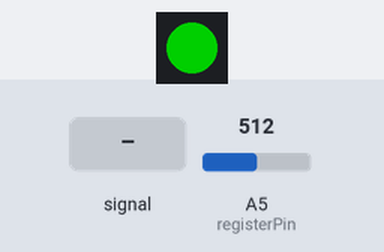
This sketch was run on a simulated Arduino Uno, built with avr-gcc and run on an emulated ATmega328P. Parts: 1 RGB LEDs in strip order, left to right. Inputs (shaded band) come from the test bench; at power-on: A5 (registerPin) = 512. Dim RGB values are drawn brighter than linear; the strip is taken to match the declared colour order.

Above: at 1.2 s.
1.3 s: A5 (registerPin) fed a 200 Hz sine of ±460 counts around its level
At 2.85 s:
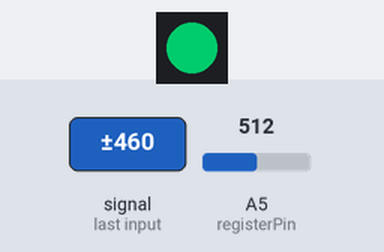
4.3 s: A5 (registerPin) set to 490
At 4.65 s:
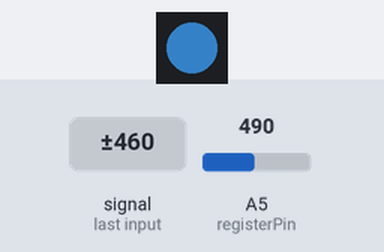
7.3 s: A5 (registerPin) set to 190
At 7.65 s:
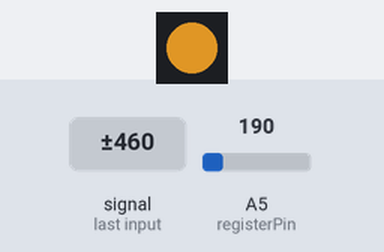
10.3 s: A5 (registerPin) set to 510
At 10.66 s:
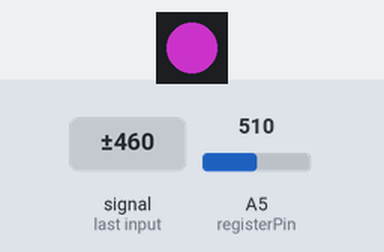
13.3 s: A5 (registerPin) fed a 1000 Hz sine of ±255 counts around its level
At 16.81 s:
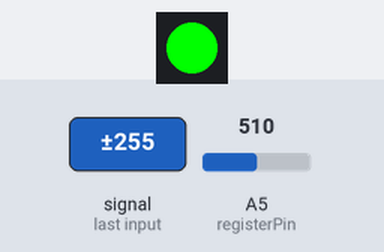
Timing chart, 0 to 17.3 s (numbered marks = the images above; inputs shaded):
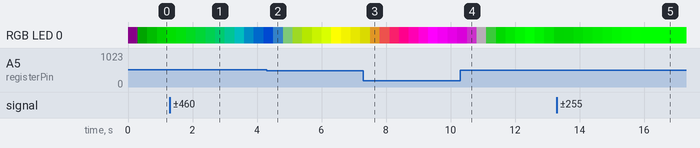

The sketch:

ForLika-register.ino
```cpp
#define LEDNUM 1
#define LEDPIN 5
#define SPEED 0.05
#define TOP 255
#define BOTTOM 10

#include <Adafruit_NeoPixel.h>

Adafruit_NeoPixel strip = Adafruit_NeoPixel(LEDNUM, LEDPIN, NEO_RGB + NEO_KHZ800);

int registerPin = A5;
int registerValue = 0;

float LedValue[LEDNUM][3] = {{}};  //{r, g, b}
int LedState[LEDNUM] = {}; //0: purple{255, 0, 255}, 1: red{255, 0, 0}, 2: yellow{255, 255, 0}, 3: green{0, 255, 0}, 4: clay{0, 255, 255}, 5: blue{0, 0, 255}
int change[LEDNUM] = {};
float lightSpeed[LEDNUM] = {};
int chState = 0;
bool changedLightComplite[LEDNUM] = {};
bool flag = false;

int loopCount = 0;

void setup() {
  // put your setup code here, to run once:
  Serial.begin(9600);
  pinMode(LEDPIN, OUTPUT);
  pinMode(registerPin, INPUT_PULLUP);

  //initial change
  for(int i = 0; i < LEDNUM; i++)
    change[i] = -1;

  //initial state
  for(int i = 0; i < LEDNUM; i++)
    LedState[i] = i%6;

  //initial speed
  for(int i = 0; i < LEDNUM; i++)
    lightSpeed[i] = SPEED;

  //initial changedLightComplite
  for(int i = 0; i < LEDNUM; i++)
    changedLightComplite[i] = true;

  strip.begin();
  strip.show();
  clear(LEDNUM);

}


void loop() {
  // put your main code here, to run repeatedly:
  // initial value
  for(int i = 0; i < LEDNUM; i++) {
    if(changedLightComplite[i])
      controlFlash(LedValue[i], LedState[i], &change[i], lightSpeed[i]);
    else
      changeLedLight(LedValue[i], LedState[i], lightSpeed[i], &changedLightComplite[i]);
  }

  registerValue = analogRead(registerPin);
  //Serial.println(registerValue);
  if(registerValue < 200) {
    for(int i = 0; i < LEDNUM; i++) {
      if(LedState[i] != 0) {
        LedState[i] = 0;
        changedLightComplite[i] = false;
      }
    }
  }
  else if(registerValue < 350) {
    for(int i = 0; i < LEDNUM; i++) {
      if(LedState[i] != 1) {
        LedState[i] = 1;
        changedLightComplite[i] = false;
      }
    }
  }
  else if(registerValue < 500) {
    for(int i = 0; i < LEDNUM; i++) {
      if(LedState[i] != 2) {
        LedState[i] = 2;
        changedLightComplite[i] = false;
      }
    }
  }
  else if(registerValue < 650) {
    for(int i = 0; i < LEDNUM; i++) {
      if(LedState[i] != 3) {
        LedState[i] = 3;
        changedLightComplite[i] = false;
      }
    }
  }
  else if(registerValue < 800) {
    for(int i = 0; i < LEDNUM; i++) {
      if(LedState[i] != 4) {
        LedState[i] = 4;
        changedLightComplite[i] = false;
      }
    }
  }
  else {
    for(int i = 0; i < LEDNUM; i++) {
      if(LedState[i] != 5) {
        LedState[i] = 5;
        changedLightComplite[i] = false;
      }
    }
  }

  show(LedValue);
}


void clear(int LedNum) {
  for (int i = 0; i < LedNum; i++) {
    strip.setPixelColor(i, 0, 0, 0);
    LedValue[i][0] = 0;
    LedValue[i][1] = 0;
    LedValue[i][2] = 0;
  }
  strip.show();

  return;
}


void show(float LedValue[LEDNUM][3]) {
  for(int i = 0; i < LEDNUM; i++)
    strip.setPixelColor(i, LedValue[i][0], LedValue[i][1], LedValue[i][2]);
  strip.show();
}


void controlFlash(float LedValue[], int LedState, int *change, float lightSpeed) {
  switch(LedState) {
    case 0:
      flash(&LedValue[0], *change, lightSpeed);
      *change = flash(&LedValue[2], *change, lightSpeed);
      break;
    case 1:
      *change = flash(&LedValue[0], *change, lightSpeed);
      break;
    case 2:
      flash(&LedValue[0], *change, lightSpeed);
      *change = flash(&LedValue[1], *change, lightSpeed);
      break;
    case 3:
      *change = flash(&LedValue[1], *change, lightSpeed);
      break;
    case 4:
      flash(&LedValue[1], *change, lightSpeed);
      *change = flash(&LedValue[2], *change, lightSpeed);
      break;
    case 5:
      *change = flash(&LedValue[2], *change, lightSpeed);
      break;
    default:
      break;
    }
}


int flash(float *value, int change, float lightSpeed) {
  if(*value == BOTTOM)
    change = 1;
  else if(*value == TOP)
    change = -1;
  float temp = *value + change*lightSpeed;
  if(temp > TOP)
    temp = TOP;
  else if(temp < BOTTOM)
    temp = BOTTOM;
  *value = temp;

  return change;
}


void changeLedLight(float LedValue[], int state, float lightSpeed, bool *complite) {
  switch(state) {
    case 0:
      if(LedValue[0] < TOP)
        LedValue[0] += 1*lightSpeed;
      if(LedValue[1] > 0)
        LedValue[1] -= 1*lightSpeed;
      if(LedValue[2] < TOP)
        LedValue[2] += 1*lightSpeed;

      if(LedValue[0] >= TOP && LedValue[1] <= 0 && LedValue[2] >= TOP)
        *complite = true;
      break;

    case 1:
      if(LedValue[0] < TOP)
        LedValue[0] += 1*lightSpeed;
      if(LedValue[1] > 0)
        LedValue[1] -= 1*lightSpeed;
      if(LedValue[2] > 0)
        LedValue[2] -= 1*lightSpeed;

      if(LedValue[0] >= TOP && LedValue[1] <= 0 && LedValue[2] <= 0)
        *complite = true;
      break;

    case 2:
      if(LedValue[0] < TOP)
        LedValue[0] += 1*lightSpeed;
      if(LedValue[1] < TOP)
        LedValue[1] += 1*lightSpeed;
      if(LedValue[2] > 0)
        LedValue[2] -= 1*lightSpeed;

      if(LedValue[0] >= TOP && LedValue[1] >= TOP && LedValue[2] <= 0)
        *complite = true;
      break;

    case 3:
      if(LedValue[0] > 0)
        LedValue[0] -= 1*lightSpeed;
      if(LedValue[1] < TOP)
        LedValue[1] += 1*lightSpeed;
      if(LedValue[2] > 0)
        LedValue[2] -= 1*lightSpeed;

      if(LedValue[0] <= 0 && LedValue[1] >= TOP && LedValue[2] <= 0)
        *complite = true;
      break;

    case 4:
      if(LedValue[0] > 0)
        LedValue[0] -= 1*lightSpeed;
      if(LedValue[1] < TOP)
        LedValue[1] += 1*lightSpeed;
      if(LedValue[2] < TOP)
        LedValue[2] += 1*lightSpeed;

      if(LedValue[0] <= 0 && LedValue[1] >= TOP && LedValue[2] >= TOP)
        *complite = true;
      break;

    case 5:
      if(LedValue[0] > 0)
        LedValue[0] -= 1*lightSpeed;
      if(LedValue[1] > 0)
        LedValue[1] -= 1*lightSpeed;
      if(LedValue[2] < TOP)
        LedValue[2] += 1*lightSpeed;

      if(LedValue[0] <= 0 && LedValue[1] <= 0 && LedValue[2] >= TOP)
        *complite = true;
      break;

    default:
      break;
  }

  //test if break the range
  for(int j = 0; j < 3; j++) {
    if(LedValue[j] > TOP)
      LedValue[j] = TOP;
    else if(LedValue[j] < 0)
      LedValue[j] = 0;
  } //end for loop
}
```
